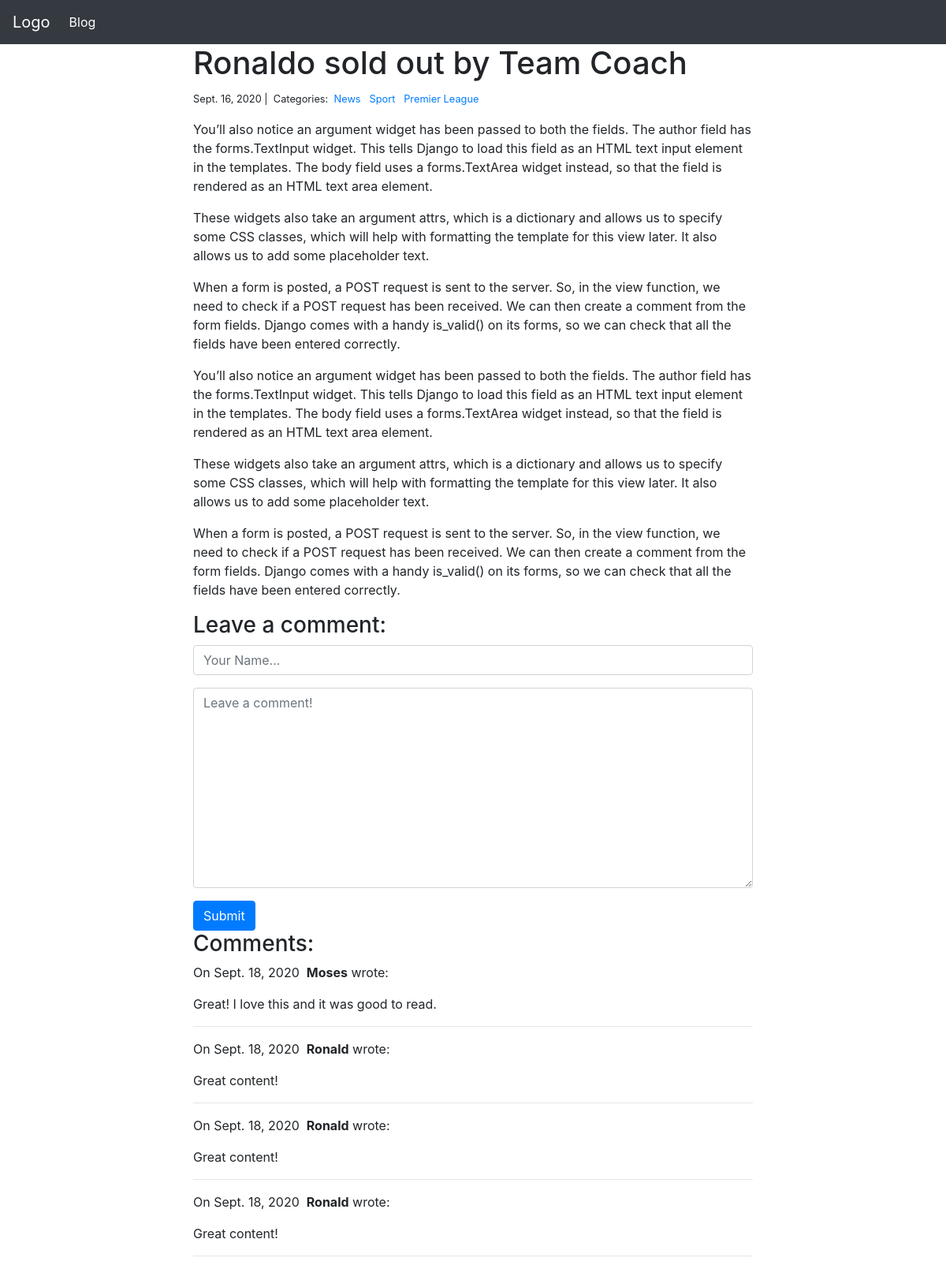
Page /blog/1/ on the committed database.
### blog/models.py (models this page shows, shortened)
class Post(models.Model):
    title = models.CharField(max_length=120)
    body = models.TextField()
    created_on = models.DateTimeField(auto_now_add=True)
    last_modified = models.DateTimeField(auto_now=True)
    categories = models.ManyToManyField(Category, related_name='posts')
    class Meta:
        verbose_name = 'Post'
        verbose_name_plural = 'Posts'

class Category(models.Model):
    name = models.CharField(max_length=50)
    class Meta:
        verbose_name = 'Category'
        verbose_name_plural = 'Categories'

class Comment(models.Model):
    author = models.CharField(max_length=50)
    body = models.TextField()
    created_on = models.DateTimeField(auto_now_add=True)
    post = models.ForeignKey(Post, on_delete=models.CASCADE)
    class Meta:
        verbose_name = 'Comment'
        verbose_name_plural = 'Comments'

### blog/views.py (the view)
# urls.py: path("<int:pk>/", views.blog_detail, name="blog_detail"),
def blog_detail(request, pk):
    post = Post.objects.get(pk=pk)
    form = CommentForm()
    if request.method == 'POST':
        form = CommentForm(request.POST)
        if form.is_valid():
            comment = Comment(
                author=form.cleaned_data["author"],
                body=form.cleaned_data["body"],
                post=post
            )
            comment.save()
    elif request.method == 'GET':
        form = CommentForm(request.GET)
    comments = Comment.objects.filter(post=post)
    context = {
        "post": post,
        "comments": comments,
        "form": form,
    }
    return render(request, "blog_detail.html", context)

### blog/forms.py
class CommentForm(forms.Form):
    author = forms.CharField(
        max_length=50,
        widget=forms.TextInput(attrs={
            "class": "form-control",
            "placeholder": "Your Name..."
        })
    )
    body = forms.CharField(widget=forms.Textarea(
       attrs={
           "class": "form-control",
           "placeholder": "Leave a comment!"
       }
    ))

### blog/templates/blog_detail.html (shortened to what this page needs)
{% extends "base.html" %}
{% block page_content %}
<div class="container">
    <div class="col-md-8 offset-md-2">
        <h1>{{ post.title }}</h1>
        <small>
            {{ post.created_on.date }} |&nbsp;
            Categories:&nbsp;
            {% for category in post.categories.all %}
            <a href="{% url 'blog_category' category.name %}">
                {{ category.name }}
            </a>&nbsp;
            {% endfor %}
        </small>
        <p>{{ post.body | linebreaks }}</p>
        <h3>Leave a comment:</h3>
        <form action="/blog/{{ post.pk }}/" method="post">
            <div class="form-group">
                {{ form.author }}
            </div>
            <div class="form-group">
                {{ form.body }}
            </div>
            <button type="submit" class="btn btn-primary">Submit</button>
        </form>
        <h3>Comments:</h3>
        {% if comments %}
            {% for comment in comments %}
                <p>
                    On {{comment.created_on.date }}&nbsp;
                    <b>{{ comment.author }}</b> wrote:
                </p>
                <p>{{ comment.body }}</p>
                <hr>
            {% endfor %}
        {% else %}
            <p>No comments for this post</p>
        {% endif %}
    </div>
</div>
{% endblock %}

### rows in the picture
Post: title "Ronaldo sold out by Team Coach", created_on "Sept. 16, 2020", body "You’ll also notice an argument widget has been passed to both the fields. The author field has the forms.TextInput widget. This tells Django to load this field as an HTML text input element in the templates. The body field uses a forms.TextArea widget instead, so that the field is rendered as an HTML text area element. These widgets also take an argument attrs, which is a dictionary and allows us to specify some CSS classes, which will help with formatting the template for this view later. It also allows us to add some placeholder text. When a form is posted, a POST request is sent to the server. So, in the view function, we need to check if a POST request has been received. We can then…"
Category: name "News"
Category: name "Sport"
Category: name "Premier League"
Comment: created_on "Sept. 18, 2020", author "Moses", body "Great! I love this and it was good to read."
Comment: created_on "Sept. 18, 2020", author "Ronald", body "Great content!"
Comment: created_on "Sept. 18, 2020", author "Ronald", body "Great content!"
Comment: created_on "Sept. 18, 2020", author "Ronald", body "Great content!"
